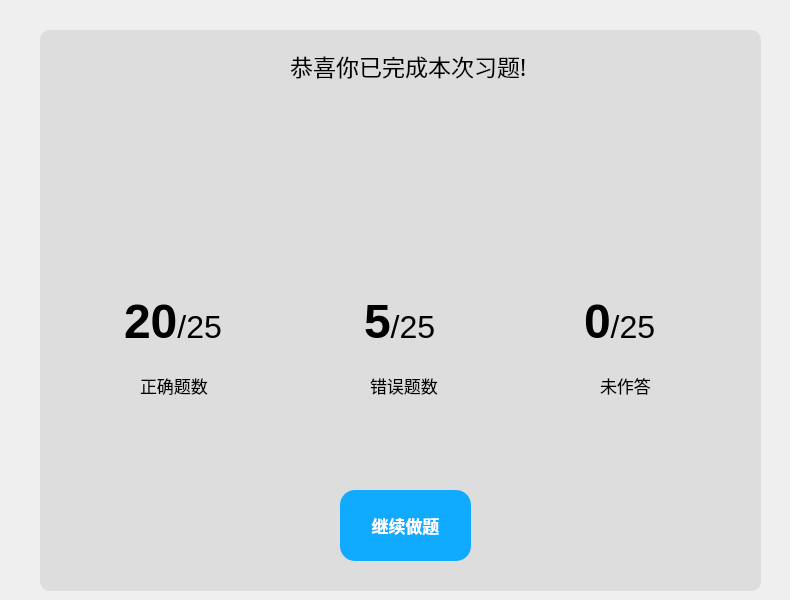
     <widget class="QWidget" name="page_6">
      <widget class="QTextBrowser" name="text_right_2">
       <property name="geometry">
        <rect>
         <x>120</x>
         <y>290</y>
         <width>151</width>
         <height>81</height>
        </rect>
       </property>
       <property name="styleSheet">
        <string notr="true">background-color: rgb(221, 221, 221);</string>
       </property>
       <property name="frameShape">
        <enum>QFrame::NoFrame</enum>
       </property>
       <property name="html">
        <string>&lt;!DOCTYPE HTML PUBLIC &quot;-//W3C//DTD HTML 4.0//EN&quot; &quot;http://www.w3.org/TR/REC-html40/strict.dtd&quot;&gt;
&lt;html&gt;&lt;head&gt;&lt;meta name=&quot;qrichtext&quot; content=&quot;1&quot; /&gt;&lt;meta charset=&quot;utf-8&quot; /&gt;&lt;style type=&quot;text/css&quot;&gt;
p, li { white-space: pre-wrap; }
hr { height: 1px; border-width: 0; }
li.unchecked::marker { content: &quot;\2610&quot;; }
li.checked::marker { content: &quot;\2612&quot;; }
&lt;/style&gt;&lt;/head&gt;&lt;body style=&quot; font-family:'Microsoft YaHei UI'; font-size:9pt; font-weight:400; font-style:normal;&quot;&gt;
&lt;p style=&quot; margin-top:0px; margin-bottom:0px; margin-left:0px; margin-right:0px; -qt-block-indent:0; text-indent:0px;&quot;&gt;&lt;span style=&quot; font-family:'SimSun'; font-size:36pt; font-weight:600;&quot;&gt;20&lt;/span&gt;&lt;span style=&quot; font-family:'SimSun'; font-size:24pt;&quot;&gt;/25&lt;/span&gt;&lt;/p&gt;&lt;/body&gt;&lt;/html&gt;</string>
       </property>
      </widget>
      <widget class="QPushButton" name="Bt_continue_2">
       <property name="geometry">
        <rect>
         <x>340</x>
         <y>490</y>
         <width>131</width>
         <height>71</height>
        </rect>
       </property>
       <property name="font">
        <font>
         <family>微软雅黑</family>
         <pointsize>13</pointsize>
         <bold>true</bold>
         <underline>false</underline>
        </font>
       </property>
       <property name="cursor">
        <cursorShape>PointingHandCursor</cursorShape>
       </property>
       <property name="styleSheet">
        <string notr="true">QPushButton{
	background-color: rgb(16, 171, 255);
	color: rgb(255, 255, 255);
	border-radius:15px

}
QPushButton:pressed{
	padding-left:5px;
	padding-top:5px;
}</string>
       </property>
       <property name="text">
        <string>继续做题</string>
       </property>
      </widget>
      <widget class="QLabel" name="label_class_2">
       <property name="geometry">
        <rect>
         <x>290</x>
         <y>30</y>
         <width>311</width>
         <height>71</height>
        </rect>
       </property>
       <property name="font">
        <font>
         <family>微软雅黑</family>
         <pointsize>17</pointsize>
        </font>
       </property>
       <property name="text">
        <string>恭喜你已完成本次习题!</string>
       </property>
      </widget>
      <widget class="QLabel" name="label_none_2">
       <property name="geometry">
        <rect>
         <x>600</x>
         <y>370</y>
         <width>71</width>
         <height>31</height>
        </rect>
       </property>
       <property name="font">
        <font>
         <family>微软雅黑</family>
         <pointsize>13</pointsize>
        </font>
       </property>
       <property name="text">
        <string>未作答</string>
       </property>
      </widget>
      <widget class="QLabel" name="label_admit_2">
       <property name="geometry">
        <rect>
         <x>310</x>
         <y>140</y>
         <width>191</width>
         <height>111</height>
        </rect>
       </property>
       <property name="styleSheet">
        <string notr="true">image: url(:/新前缀/已提交red.png);
</string>
       </property>
       <property name="text">
        <string/>
       </property>
      </widget>
      <widget class="QLabel" name="label_wrongnum_2">
       <property name="geometry">
        <rect>
         <x>370</x>
         <y>370</y>
         <width>91</width>
         <height>31</height>
        </rect>
       </property>
       <property name="font">
        <font>
         <family>微软雅黑</family>
         <pointsize>13</pointsize>
        </font>
       </property>
       <property name="text">
        <string>错误题数</string>
       </property>
      </widget>
      <widget class="QLabel" name="label_rightnum_2">
       <property name="geometry">
        <rect>
         <x>140</x>
         <y>370</y>
         <width>91</width>
         <height>31</height>
        </rect>
       </property>
       <property name="font">
        <font>
         <family>微软雅黑</family>
         <pointsize>13</pointsize>
        </font>
       </property>
       <property name="text">
        <string>正确题数</string>
       </property>
      </widget>
      <widget class="QTextBrowser" name="text_wrong_2">
       <property name="geometry">
        <rect>
         <x>360</x>
         <y>290</y>
         <width>141</width>
         <height>81</height>
        </rect>
       </property>
       <property name="styleSheet">
        <string notr="true">background-color: rgb(221, 221, 221);</string>
       </property>
       <property name="frameShape">
        <enum>QFrame::NoFrame</enum>
       </property>
       <property name="html">
        <string>&lt;!DOCTYPE HTML PUBLIC &quot;-//W3C//DTD HTML 4.0//EN&quot; &quot;http://www.w3.org/TR/REC-html40/strict.dtd&quot;&gt;
&lt;html&gt;&lt;head&gt;&lt;meta name=&quot;qrichtext&quot; content=&quot;1&quot; /&gt;&lt;meta charset=&quot;utf-8&quot; /&gt;&lt;style type=&quot;text/css&quot;&gt;
p, li { white-space: pre-wrap; }
hr { height: 1px; border-width: 0; }
li.unchecked::marker { content: &quot;\2610&quot;; }
li.checked::marker { content: &quot;\2612&quot;; }
&lt;/style&gt;&lt;/head&gt;&lt;body style=&quot; font-family:'Microsoft YaHei UI'; font-size:9pt; font-weight:400; font-style:normal;&quot;&gt;
&lt;p style=&quot; margin-top:0px; margin-bottom:0px; margin-left:0px; margin-right:0px; -qt-block-indent:0; text-indent:0px;&quot;&gt;&lt;span style=&quot; font-family:'SimSun'; font-size:36pt; font-weight:600;&quot;&gt;5&lt;/span&gt;&lt;span style=&quot; font-family:'SimSun'; font-size:24pt;&quot;&gt;/25&lt;/span&gt;&lt;/p&gt;&lt;/body&gt;&lt;/html&gt;</string>
       </property>
      </widget>
      <widget class="QLabel" name="label_bg2_2">
       <property name="geometry">
        <rect>
         <x>40</x>
         <y>30</y>
         <width>721</width>
         <height>561</height>
        </rect>
       </property>
       <property name="styleSheet">
        <string notr="true">background-color: rgb(221, 221, 221);
border-radius:10px</string>
       </property>
       <property name="text">
        <string/>
       </property>
      </widget>
      <widget class="QLabel" name="label_score_2">
       <property name="geometry">
        <rect>
         <x>220</x>
         <y>50</y>
         <width>61</width>
         <height>41</height>
        </rect>
       </property>
       <property name="styleSheet">
        <string notr="true">image: url(:/新前缀/成绩单.png);</string>
       </property>
       <property name="text">
        <string/>
       </property>
      </widget>
      <widget class="QLabel" name="label_addition_2">
       <property name="geometry">
        <rect>
         <x>710</x>
         <y>10</y>
         <width>71</width>
         <height>51</height>
        </rect>
       </property>
       <property name="styleSheet">
        <string notr="true">image: url(:/新前缀/回形针.png);</string>
       </property>
       <property name="text">
        <string/>
       </property>
      </widget>
      <widget class="QTextBrowser" name="text_none_2">
       <property name="geometry">
        <rect>
         <x>580</x>
         <y>290</y>
         <width>131</width>
         <height>81</height>
        </rect>
       </property>
       <property name="styleSheet">
        <string notr="true">background-color: rgb(221, 221, 221);</string>
       </property>
       <property name="frameShape">
        <enum>QFrame::NoFrame</enum>
       </property>
       <property name="html">
        <string>&lt;!DOCTYPE HTML PUBLIC &quot;-//W3C//DTD HTML 4.0//EN&quot; &quot;http://www.w3.org/TR/REC-html40/strict.dtd&quot;&gt;
&lt;html&gt;&lt;head&gt;&lt;meta name=&quot;qrichtext&quot; content=&quot;1&quot; /&gt;&lt;meta charset=&quot;utf-8&quot; /&gt;&lt;style type=&quot;text/css&quot;&gt;
p, li { white-space: pre-wrap; }
hr { height: 1px; border-width: 0; }
li.unchecked::marker { content: &quot;\2610&quot;; }
li.checked::marker { content: &quot;\2612&quot;; }
&lt;/style&gt;&lt;/head&gt;&lt;body style=&quot; font-family:'Microsoft YaHei UI'; font-size:9pt; font-weight:400; font-style:normal;&quot;&gt;
&lt;p style=&quot; margin-top:0px; margin-bottom:0px; margin-left:0px; margin-right:0px; -qt-block-indent:0; text-indent:0px;&quot;&gt;&lt;span style=&quot; font-family:'SimSun'; font-size:36pt; font-weight:600;&quot;&gt;0&lt;/span&gt;&lt;span style=&quot; font-family:'SimSun'; font-size:24pt;&quot;&gt;/25&lt;/span&gt;&lt;/p&gt;&lt;/body&gt;&lt;/html&gt;</string>
       </property>
      </widget>
      <zorder>label_bg2_2</zorder>
      <zorder>label_rightnum_2</zorder>
      <zorder>label_class_2</zorder>
      <zorder>text_none_2</zorder>
      <zorder>label_none_2</zorder>
      <zorder>Bt_continue_2</zorder>
      <zorder>text_wrong_2</zorder>
      <zorder>label_admit_2</zorder>
      <zorder>label_score_2</zorder>
      <zorder>label_wrongnum_2</zorder>
      <zorder>text_right_2</zorder>
      <zorder>label_addition_2</zorder>
     </widget>
